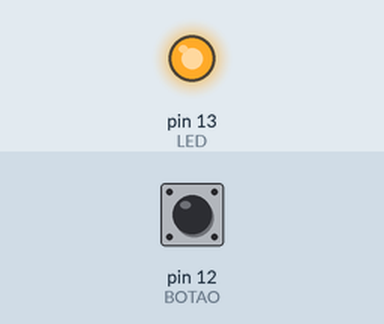
This sketch was run on a simulated Arduino Uno, built with avr-gcc and run on an emulated ATmega328P. Parts: output pins drawn as LEDs (lit = HIGH). The inputs (shaded band) are chosen by the test bench; at power-on: pin 12 (BOTAO) HIGH.

Above: at 1.2 s.
1.3 s: pin 12 (BOTAO) pulled LOW for 0.15 s
At 1.7 s:
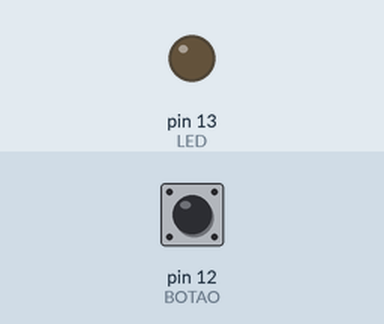
2.9 s: pin 12 (BOTAO) pulled LOW for 1 s
At 4.3 s:
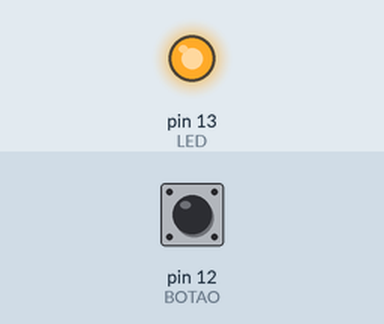
5.4 s: pin 12 (BOTAO) pulled LOW for 3.2 s
At 9.2 s:
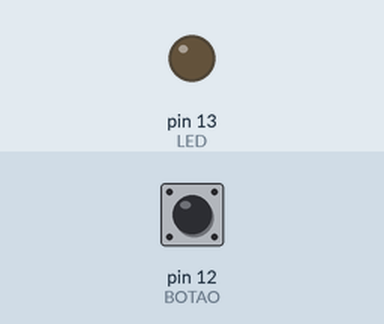
Timing chart, 0 to 10.7 s (numbered marks = the images above; inputs shaded):
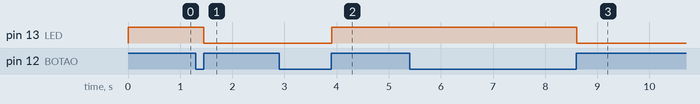

The sketch:

botaoanalogico.ino
```cpp
const byte LED = 13;
const byte BOTAO = 12;

byte valorBotao;
byte valorBotaoAnterior;
boolean ledLigado = false;

void setup(){
pinMode(LED, OUTPUT);
pinMode(BOTAO,INPUT_PULLUP );

}
void loop(){
valorBotao = digitalRead(BOTAO);
  if (valorBotao !=valorBotaoAnterior){
    if(valorBotao){
    ledLigado = !ledLigado;
    digitalWrite(LED, ledLigado);
    }
  }
valorBotaoAnterior = valorBotao;
  delay(10);
}
```

Measured:
- after the input at 1.3 s, pin 13 (LED): HIGH → LOW after 0.15 s
- after the input at 2.9 s, pin 13 (LED): LOW → HIGH after 1.0 s
- after the input at 5.4 s, pin 13 (LED): HIGH → LOW after 3.2 s
